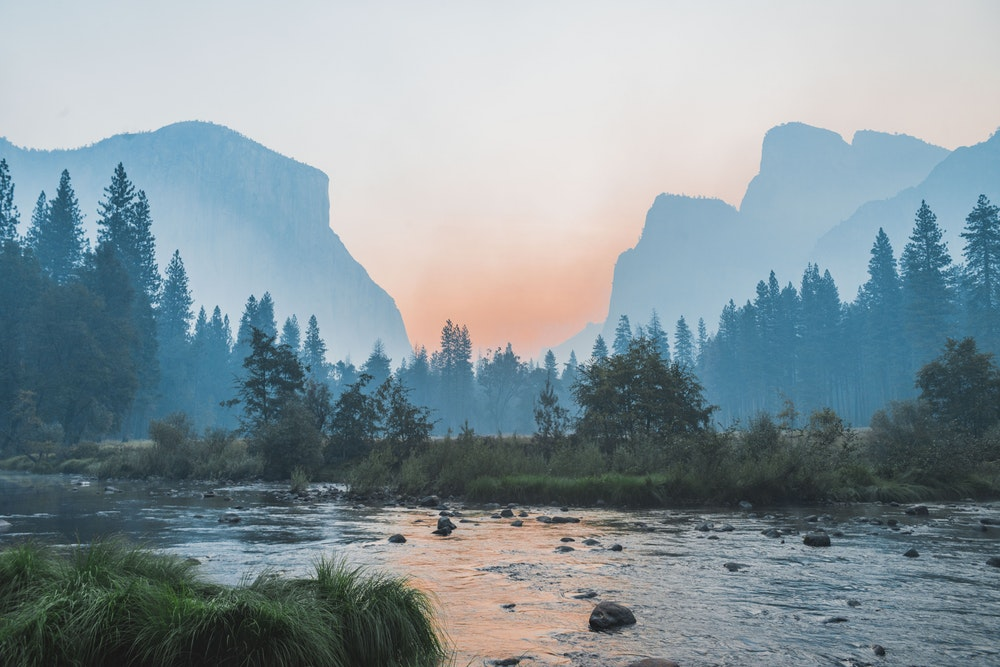
#> input picture image_process/sample.jpg, 1000 x 667 px
$ python histogram.py
#> lines starting #> are read from the running program, lines starting #| are printed output that depends on the picture
import cv2
import matplotlib.pyplot as plt

img = cv2.imread('sample.jpg')
#> img is the input picture: shape (667, 1000, 3); mean B, G, R 155, 148.7, 133.8
pixels = img.reshape(-1, 3)

hist_r = [0] * 256
hist_g = [0] * 256
hist_b = [0] * 256

for (b, g, r) in pixels:
    hist_r[r] += 1
    hist_g[g] += 1
    hist_b[b] += 1
#> this loop made 667000 passes
#> (b, g, r) on passes 1 to 3: (218, 208, 191), (218, 208, 191), (218, 208, 191)
#> after the loop, hist_b = 256 values, max 12315 at index 225, min 0 at index 0, mean 2605.5; hist_g = 256 values, max 13646 at index 227, min 0 at index 0, mean 2605.5; hist_r = 256 values, max 16781 at index 232, min 0 at index 0, mean 2605.5

plt.plot(hist_r, 'r', label='red')
plt.plot(hist_g, 'g', label='green')
plt.plot(hist_b, 'b', label='blue')

plt.xlabel('Brightness')
plt.ylabel('Number of pixel')
plt.legend(loc='upper center')

plt.show()
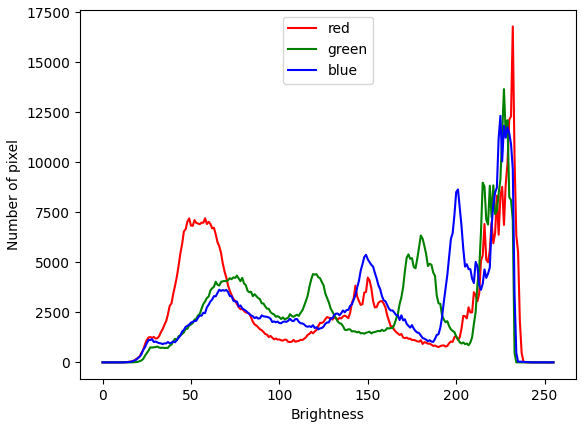
#> figure drawn by matplotlib, 1 panel; curve peaks at x = 232, y = 16781; curve peaks at x = 227, y = 13646; curve peaks at x = 225, y = 12315
